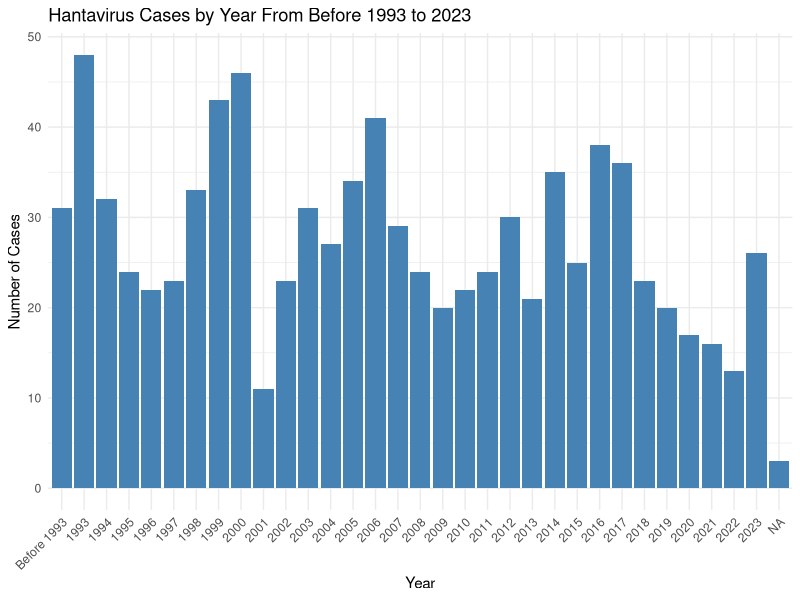
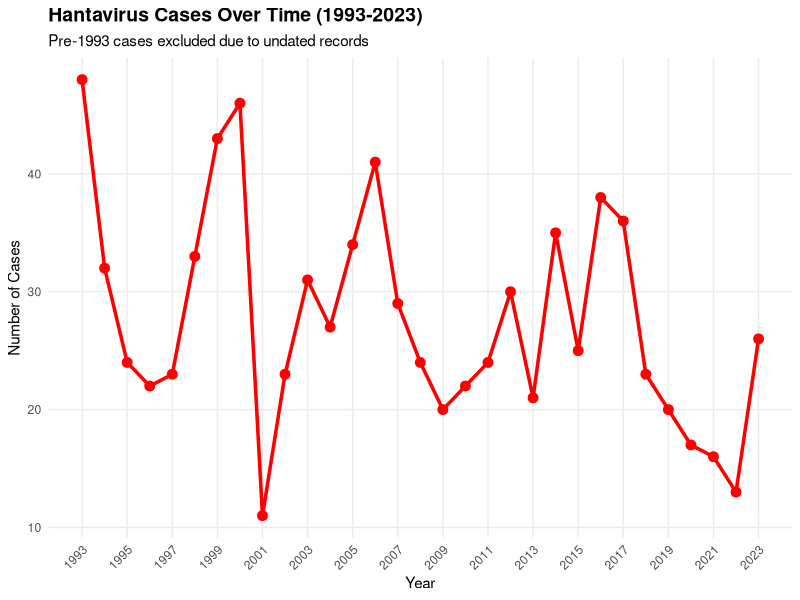
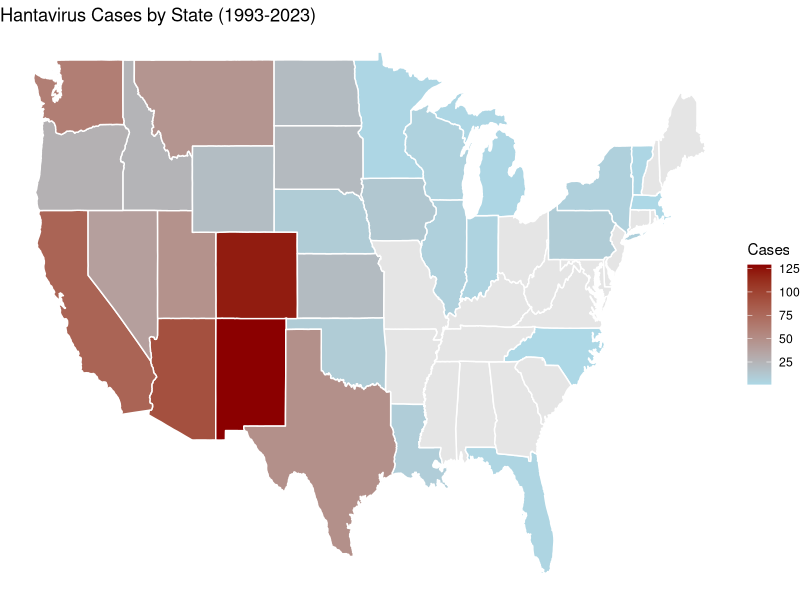
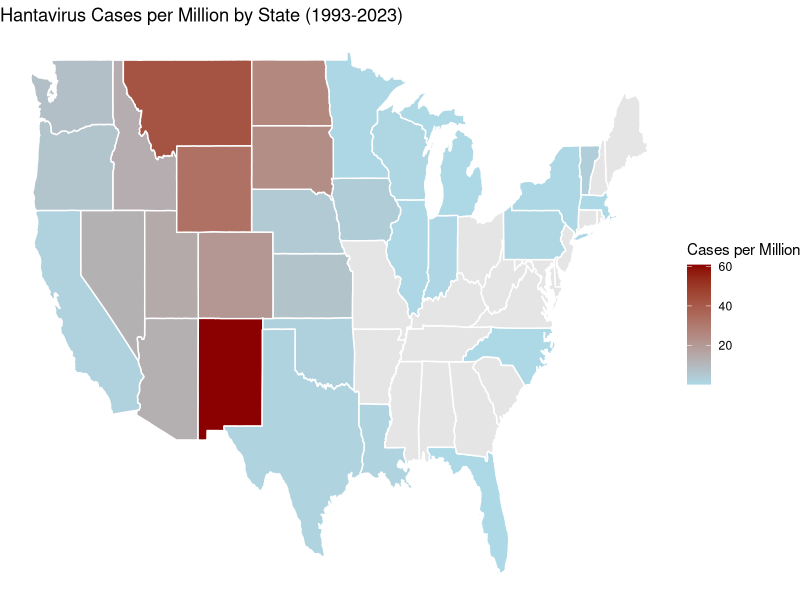
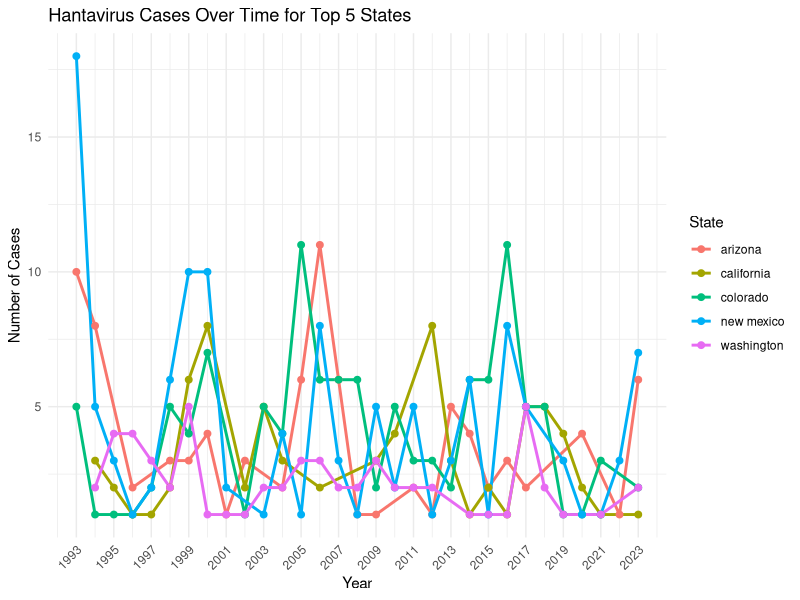
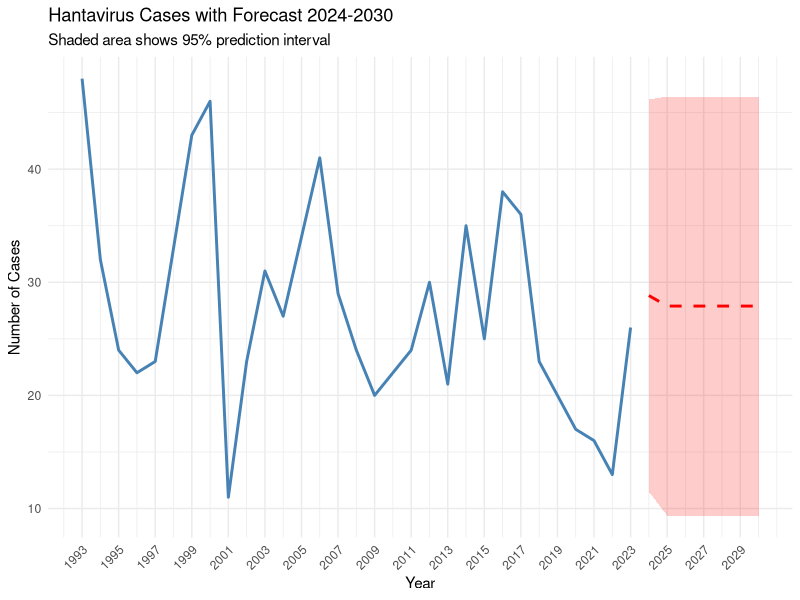

R code for these plots, in order:
## ---- chunk 1
#| message: false
#| warning: false
library(tidyverse)
library(ggplot2)
library(ggthemes)
library(stringr)
library(maps)
library(lubridate)
library(forecast)
library(knitr)

hantavirus_data <- read.csv("data/HantaVirusTableData.csv", skip = 1)

str(hantavirus_data)
head(hantavirus_data)
dim(hantavirus_data)
## ---- chunk 2
#| message: false
#| warning: false
ggplot(hantavirus_data, aes(x = factor(
  ifelse(grepl("Before", IllnessOnsetDate),
         "Before 1993",
         str_extract(IllnessOnsetDate, "\\d{4}")),
  levels = c("Before 1993", as.character(1993:2024))))) +
  geom_bar(fill = "steelblue") +
  labs(title = "Hantavirus Cases by Year From Before 1993 to 2023",
       x = "Year", y = "Number of Cases") +
  theme_minimal() +
  theme(axis.text.x = element_text(angle = 45, hjust = 1))
## ---- chunk 3
#| message: false
#| warning: false
cases_by_year <- hantavirus_data %>%
  filter(!grepl("Before", IllnessOnsetDate), !is.na(IllnessOnsetDate)) %>%
  mutate(Year = as.integer(str_extract(IllnessOnsetDate, "\\d{4}"))) %>%
  filter(!is.na(Year)) %>%
  count(Year, name = "Cases")

ggplot(cases_by_year, aes(x = Year, y = Cases)) +
  geom_line(color = "red", linewidth = 1.2) +
  geom_point(color = "red", size = 3) +
  scale_x_continuous(breaks = seq(min(cases_by_year$Year),
                                   max(cases_by_year$Year), by = 2)) +
  labs(title = "Hantavirus Cases Over Time (1993-2023)",
       subtitle = "Pre-1993 cases excluded due to undated records",
       x = "Year", y = "Number of Cases") +
  theme_minimal() +
  theme(
    plot.title = element_text(face = "bold", size = 14),
    axis.text.x = element_text(angle = 45, hjust = 1),
    panel.grid.minor = element_blank()
  )
## ---- chunk 4
#| message: false
#| warning: false
state_fips <- data.frame(
  StateFIPS = c("04","06","08","12","16","17","18","19","20",
                "22","25","26","27","30","31","32","35","36",
                "37","38","40","41","42","46","48","49","50",
                "53","55","56"),
  state = c("arizona","california","colorado","florida","idaho",
            "illinois","indiana","iowa","kansas","louisiana",
            "massachusetts","michigan","minnesota","montana",
            "nebraska","nevada","new mexico","new york",
            "north carolina","north dakota","oklahoma","oregon",
            "pennsylvania","south dakota","texas","utah","vermont",
            "washington","wisconsin","wyoming")
)

state_counts <- hantavirus_data %>%
  mutate(StateFIPS = sprintf("%02d", as.integer(StateFIPS))) %>%
  count(StateFIPS) %>%
  left_join(state_fips, by = "StateFIPS")

us_map <- map_data("state")
map_merged <- left_join(us_map, state_counts, by = c("region" = "state"))

ggplot(map_merged, aes(x = long, y = lat, group = group, fill = n)) +
  geom_polygon(color = "white") +
  scale_fill_gradient(low = "lightblue", high = "darkred",
                      na.value = "grey90", name = "Cases") +
  labs(title = "Hantavirus Cases by State (1993-2023)") +
  theme_void()
## ---- chunk 5
#| message: false
#| warning: false
state_populations <- data.frame(
  state = c("arizona","california","colorado","florida","idaho",
            "illinois","indiana","iowa","kansas","louisiana",
            "massachusetts","michigan","minnesota","montana",
            "nebraska","nevada","new mexico","new york",
            "north carolina","north dakota","oklahoma","oregon",
            "pennsylvania","south dakota","texas","utah","vermont",
            "washington","wisconsin","wyoming"),
  population = c(7151502, 39538223, 5773714, 21538187, 1839106,
                 12812508, 6785528, 3190369, 2937880, 4657757,
                 7029917, 10077331, 5706494, 1084225, 1961504,
                 3104614, 2117522, 20201249, 10439388, 779094,
                 3959353, 4237256, 13002700, 886667, 29145505,
                 3271616, 643077, 7705281, 5893718, 576851)
)

cases_per_million <- state_counts %>%
  left_join(state_populations, by = "state") %>%
  mutate(per_million = (n / population) * 1000000)

map_per_million <- left_join(us_map, cases_per_million, by = c("region" = "state"))

ggplot(map_per_million, aes(x = long, y = lat, group = group, fill = per_million)) +
  geom_polygon(color = "white") +
  scale_fill_gradient(low = "lightblue", high = "darkred",
                      na.value = "grey90", name = "Cases per Million") +
  labs(title = "Hantavirus Cases per Million by State (1993-2023)") +
  theme_void()
## ---- chunk 6
#| message: false
#| warning: false
top5_states <- state_counts %>%
  slice_max(n, n = 5) %>%
  pull(state)

top5_data <- hantavirus_data %>%
  mutate(StateFIPS = sprintf("%02d", as.integer(StateFIPS))) %>%
  left_join(state_fips, by = "StateFIPS") %>%
  filter(state %in% top5_states) %>%
  filter(!grepl("Before", IllnessOnsetDate), !is.na(IllnessOnsetDate)) %>%
  mutate(Year = as.integer(str_extract(IllnessOnsetDate, "\\d{4}"))) %>%
  filter(!is.na(Year)) %>%
  count(Year, state, name = "Cases")

ggplot(top5_data, aes(x = Year, y = Cases, color = state, group = state)) +
  geom_line(linewidth = 1) +
  geom_point(size = 2) +
  scale_x_continuous(breaks = seq(1993, 2023, by = 2)) +
  labs(title = "Hantavirus Cases Over Time for Top 5 States",
       x = "Year", y = "Number of Cases", color = "State") +
  theme_minimal() +
  theme(axis.text.x = element_text(angle = 45, hjust = 1))
## ---- chunk 7
#| message: false
#| warning: false
ts_data <- ts(cases_by_year$Cases, start = min(cases_by_year$Year))
fit <- auto.arima(ts_data)
future <- forecast(fit, h = 7)

forecast_df <- data.frame(
  Year = 2024:2030,
  Cases = as.numeric(future$mean),
  Lower = as.numeric(future$lower[, 2]),
  Upper = as.numeric(future$upper[, 2]),
  Type = "Forecast"
)

historical_df <- cases_by_year %>%
  mutate(Type = "Historical")

ggplot() +
  geom_line(data = historical_df,
            aes(x = Year, y = Cases),
            color = "steelblue", linewidth = 1) +
  geom_line(data = forecast_df,
            aes(x = Year, y = Cases),
            color = "red", linewidth = 1, linetype = "dashed") +
  geom_ribbon(data = forecast_df,
              aes(x = Year, ymin = Lower, ymax = Upper),
              fill = "red", alpha = 0.2) +
  scale_x_continuous(breaks = seq(1993, 2030, by = 2)) +
  labs(title = "Hantavirus Cases with Forecast 2024-2030",
       subtitle = "Shaded area shows 95% prediction interval",
       x = "Year", y = "Number of Cases") +
  theme_minimal() +
  theme(axis.text.x = element_text(angle = 45, hjust = 1))
## ---- chunk 8
#| message: false
#| warning: false
top10_states <- hantavirus_data %>%
  mutate(StateFIPS = sprintf("%02d", as.integer(StateFIPS))) %>%
  left_join(state_fips, by = "StateFIPS") %>%
  filter(!is.na(state)) %>%
  count(state, name = "Cases") %>%
  arrange(desc(Cases)) %>%
  slice(1:10) %>%
  mutate(state = str_to_title(state)) %>%
  rename(State = state)

kable(top10_states, caption = "Top 10 States by Hantavirus Case Count (1993-2023)")
